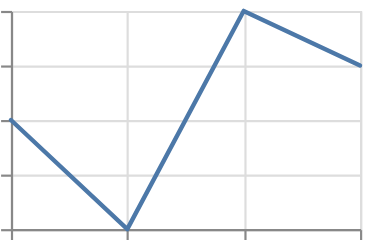

The specification (Vega-Lite) saved for this image:
### Vega-Lite specification from a JSON file in a GitHub repository (floating-point values rounded to 4 significant figures)
{"$schema": "https://vega.github.io/schema/vega-lite/v6.json", "padding": 5, "autosize": "none", "data": {"values": [{"c": "A", "x": 1, "y": 2, "s": 3, "t": "2024-01-01"}, {"c": "B", "x": 2, "y": null, "s": 5, "t": "2024-02-01"}, {"c": "C", "x": 3, "y": 4, "s": null, "t": "2024-03-01"}, {"c": "D", "x": 4, "y": 3, "s": 7, "t": "2024-04-01"}]}, "width": 160, "height": 100, "mark": {"type": "trail", "invalid": "show"}, "encoding": {"x": {"field": "x", "type": "quantitative"}, "y": {"field": "y", "type": "quantitative"}}}
